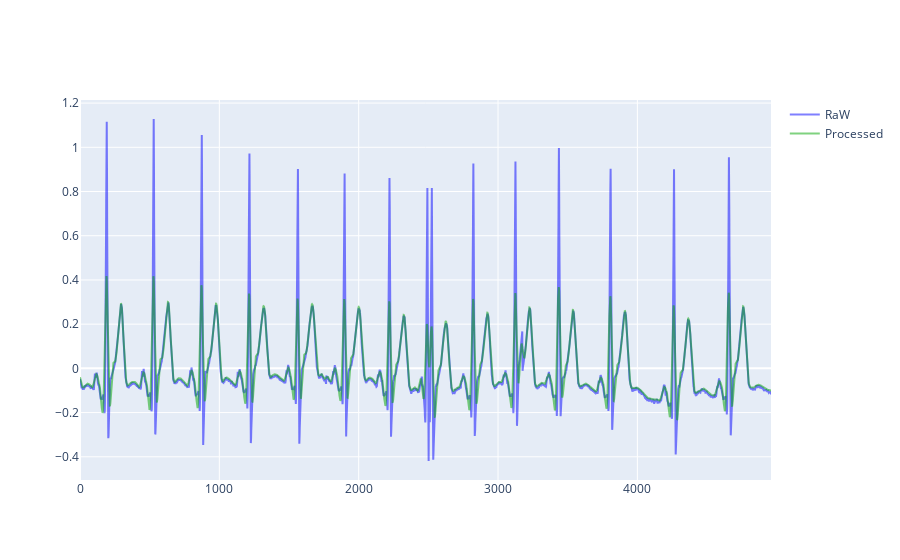

The code cell stored with this chart in its notebook:
### Code cell
# Preprocessing using butter fillter and centralizing:
w = 0.05
b, a = signal.butter(4, w, 'low')
temp_df['Processed ECG'] = signal.filtfilt(b, a, temp_df['ECG'])
temp_df['Processed ECG'] = temp_df['Processed ECG'] - temp_df['Processed ECG'].mean()

# temp_df.plot()
fig = go.Figure()
fig.add_trace(go.Scatter(x=[i for i in range(len(temp_df))], y=temp_df['ECG'],
                    mode='lines',
                    name='RaW', 
                    line_color='rgba(0,0,255, 0.5)')
             )

fig.add_trace(go.Scatter(x=[i for i in range(len(temp_df))], y=temp_df['Processed ECG'],
                    mode='lines',
                    name='Processed', 
                    line_color='rgba(0,165,0, 0.5)')
             )


fig.show()

### Figure 1 — Plotly figure (JSON) as saved in the notebook; plotly's stock layout.template omitted (floating-point values rounded to 4 significant figures; data arrays with more than 128 entries replaced by an {"elided": "..."} marker saying what was removed)
{"data": [{"line": {"color": "rgba(0,0,255, 0.5)"}, "mode": "lines", "name": "RaW", "type": "scatter", "x": {"elided": "4960 int values"}, "y": {"elided": "4960 float values"}}, {"line": {"color": "rgba(0,165,0, 0.5)"}, "mode": "lines", "name": "Processed", "type": "scatter", "x": {"elided": "4960 int values"}, "y": {"elided": "4960 float values"}}], "layout": {}}
